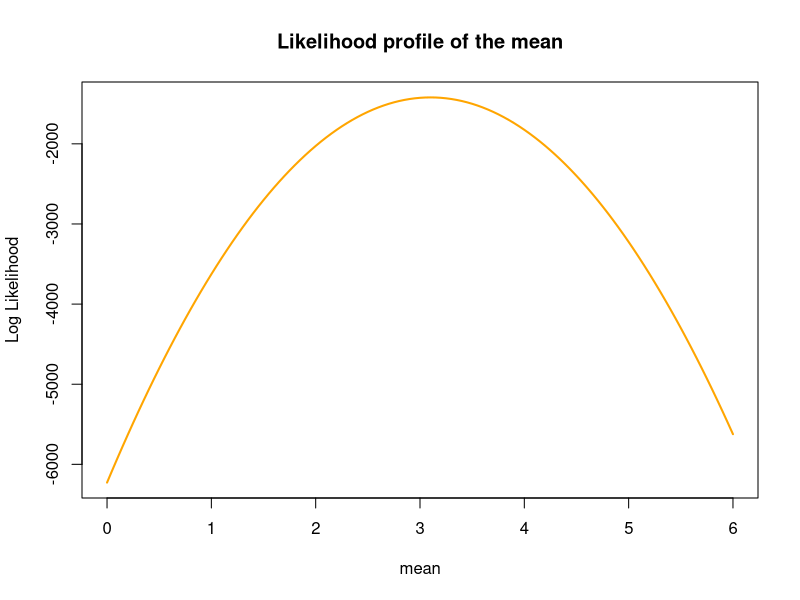
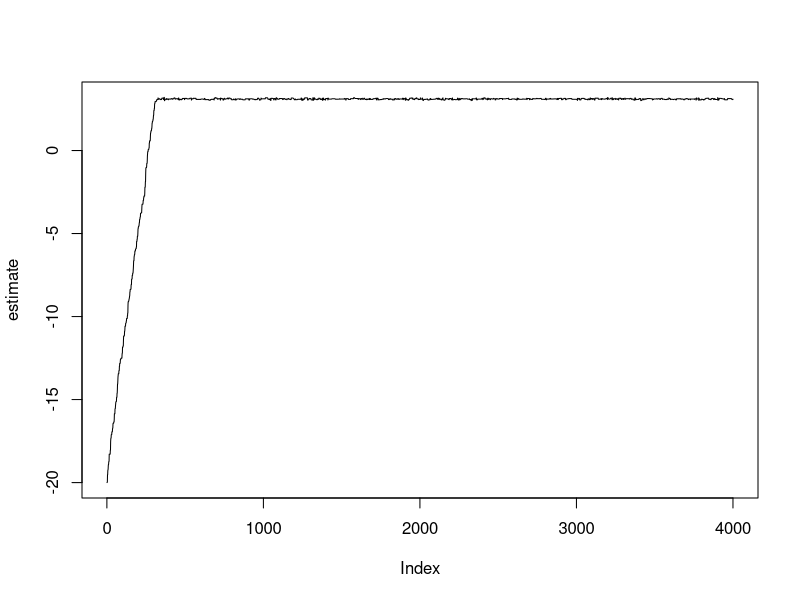
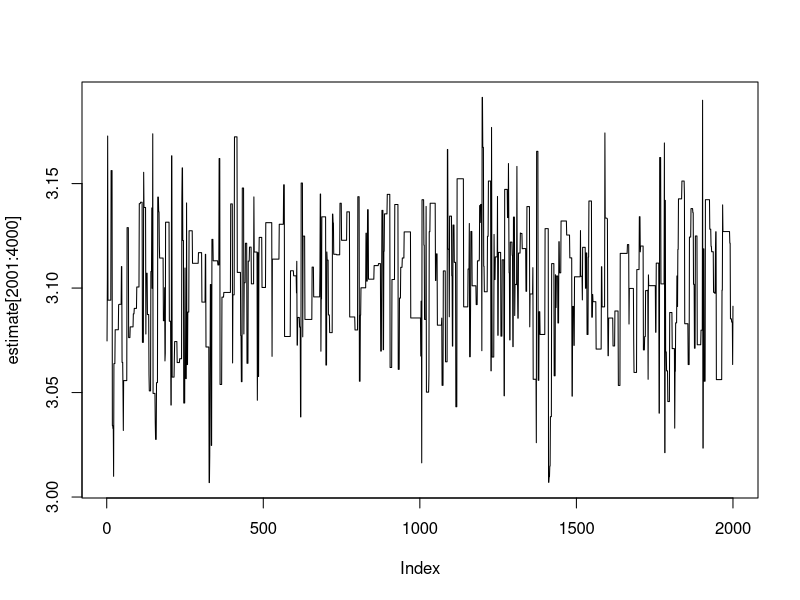
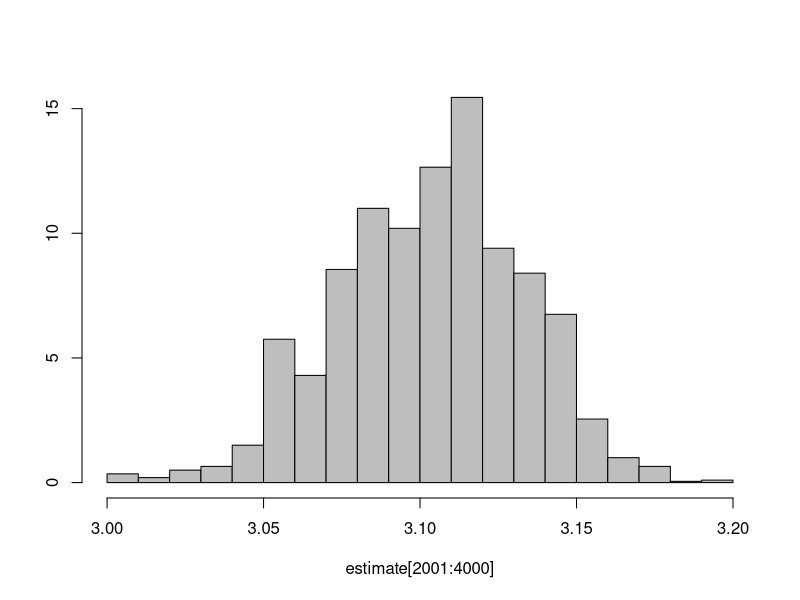

These figures' R source, in order:
## R_Demo_Simulation_Inference_MCMC_Estimate_Mean.R
##########################################################################
## INSTRUCTOR: Christopher Fariss
## COURSE NAME: Advanced Computational Methods for Social Media and Textual Data (2F)
## University of Essex Summer School 2022
##
## Date: 2022-08-28
##
## Please e-mail me if you find any errors or have and suggestions (either email is fine)
## e-mail: cjf0006@gmail.com
## e-mail: cjfariss@umich.edu
##
##########################################################################
##
## Goal: Improve the estimation of uncertainty assoicated with one or more model parameters by fully approximating the posterior distribution of every parameter contained within a model.
##
##########################################################################
## Introduction to tutorial:
##
## For this R tutorial we will write a program that implements the Metropolis-Hastings sampling algorithm.
##
## The Metropolis–Hastings algorithm is a Markov chain Monte Carlo (MCMC) method for obtaining a sequence of random samples from a probability distribution.
##
## The parameter for the mean will be selected based on the likelihood function that links the parameter to the data contained in the x variable.
##
## A key feature of this simulation method is the dependence of each estimate of the parameter(s) on the only the most recent estimate of the prior.
## 
## Select a starting value for the parameter. The first estimate of the simulation will be based on this starting value. 
##
## Repeat the simulation several thousand times.
##
##########################################################################

## load library
library(MASS) # load library with truehist function


## set x values
#x <- 1:5
x <- rnorm(1000, mean=pi, sd=1)

## print the mean to the console screen
mean(x)

## Prior distribution
log_prior <- function(mu){
    value <- dunif(x=mu, -100, 100, log=T)
    return(value)
}

## loglikelihood Function
log_likelihood <- function(mu,data){
    value <- sum(log(dnorm(x=data, mean=mu, sd=1)))
    return(value)
}


## plot the likelihood profile for different estimates of the mean parameter mu
values <- seq(0, 6, by=.05)
out <- c()
for(i in 1:length(values)){
    out[i] <- log_likelihood(mu=values[i], data=x)
}

## Graph the likelihood profile
plot (values, out , type="l", xlab = "mean", ylab = "Log Likelihood", main="Likelihood profile of the mean", lwd=2, col="orange")


## number of simulations
samples <- 4000

## proposal width
proposal_width <- .2

## start values for the parameter estimate of the mean 
## (NOTE: I have selected a really poor value to start with because it is really far away from the truth which is 3 or 3.141593...
estimate <- -20

loglik <- log_likelihood(mu=estimate[1], data=x) +  log_prior(mu=estimate[1])
loglik

## monitor the number of times the algorithm accepts the new estimate
accept_new_estiamte <- 1

## monitor the decision criterion
comp <- 0

## MCMC simulation
## iterate to take samples 
for(i in 2:samples){
    
    ## propose new values and calculate LL
    estimate[i] <- rnorm(1, mean=estimate[i-1], sd = proposal_width)
    loglik[i] <- log_likelihood(mu=estimate[i], data=x) +  log_prior(estimate[i])
    
    current_ll <- loglik[i]
    last_ll <- loglik[i-1]
    
    ## calculate decision criterion
    comp[i] <- exp(current_ll - last_ll) - runif(1, 0, 1)
    
    ## decide whether to accept or not
    if (comp[i] >= 0) {
        accept_new_estiamte[i] <- 1
        ## estimate[i] <- estimate[i] ## redundant but this is what is occuring
        ## loglik[i] <- loglik[i] ## redundant but this is what is occuring
    } else {
        accept_new_estiamte[i] <- 0
        estimate[i] <- estimate[i-1]
        loglik[i] <- loglik[i-1]
    }
}

## number of acceptances?
table(accept_new_estiamte)

## summarize the acceptance criteria metric
summary(comp)

## graph the full chain
plot(estimate, type="l")

## graph the chain after disregarding a burin period
plot(estimate[2001:4000], type="l")

##
truehist(estimate[2001:4000], col="grey")


## point estimate of our mean estimate
mean(estimate[2001:4000])

## standard deviation of our mean estimate
sd(estimate[2001:4000])


## compare the MCMC estimation of the mean and sd to the empirical mean and se of the mean
mean_se <- function(x){sd(x)/sqrt(length(x))}

mean(x)
mean_se(x)
